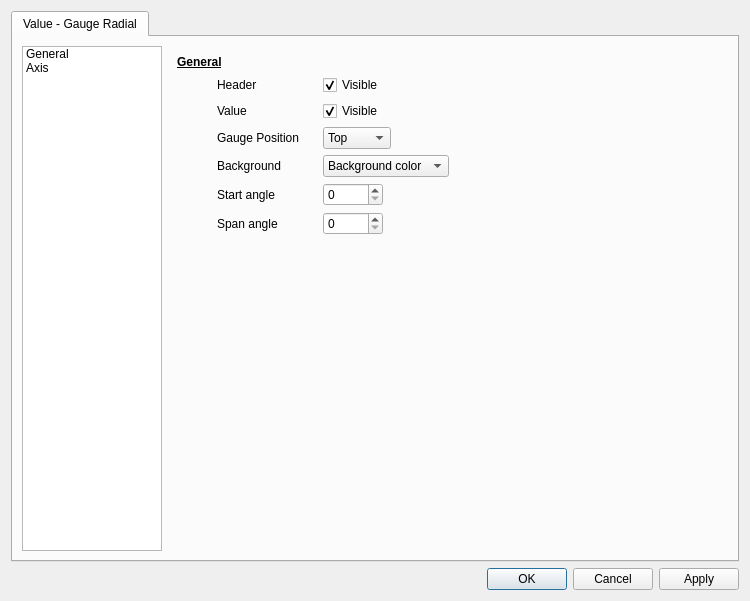
<?xml version="1.0" encoding="UTF-8"?>
<ui version="4.0">
 <class>thoht::GaugeRadialEditor</class>
 <widget class="QDialog" name="thoht::GaugeRadialEditor">
  <property name="geometry">
   <rect>
    <x>0</x>
    <y>0</y>
    <width>750</width>
    <height>601</height>
   </rect>
  </property>
  <property name="minimumSize">
   <size>
    <width>750</width>
    <height>550</height>
   </size>
  </property>
  <property name="windowTitle">
   <string>Circular Gauge</string>
  </property>
  <layout class="QVBoxLayout" name="verticalLayout_2">
   <item>
    <widget class="QTabWidget" name="tabWidget">
     <property name="currentIndex">
      <number>0</number>
     </property>
     <property name="tabsClosable">
      <bool>false</bool>
     </property>
     <widget class="QWidget" name="tab">
      <attribute name="title">
       <string>Value - Gauge Radial</string>
      </attribute>
      <layout class="QHBoxLayout" name="horizontalLayout_4">
       <item>
        <widget class="QListWidget" name="listWidget">
         <property name="minimumSize">
          <size>
           <width>140</width>
           <height>0</height>
          </size>
         </property>
         <property name="maximumSize">
          <size>
           <width>140</width>
           <height>16777215</height>
          </size>
         </property>
         <property name="editTriggers">
          <set>QAbstractItemView::NoEditTriggers</set>
         </property>
         <property name="currentRow">
          <number>-1</number>
         </property>
         <item>
          <property name="text">
           <string>General</string>
          </property>
         </item>
         <item>
          <property name="text">
           <string>Axis</string>
          </property>
         </item>
        </widget>
       </item>
       <item>
        <widget class="QStackedWidget" name="stackedWidget">
         <property name="currentIndex">
          <number>0</number>
         </property>
         <widget class="QWidget" name="generalPage">
          <layout class="QVBoxLayout" name="verticalLayout">
           <item>
            <widget class="QLabel" name="label_17">
             <property name="font">
              <font>
               <bold>true</bold>
               <underline>true</underline>
              </font>
             </property>
             <property name="text">
              <string>General</string>
             </property>
            </widget>
           </item>
           <item>
            <layout class="QHBoxLayout" name="horizontalLayout_3">
             <item>
              <spacer name="horizontalSpacer_14">
               <property name="orientation">
                <enum>Qt::Horizontal</enum>
               </property>
               <property name="sizeType">
                <enum>QSizePolicy::Fixed</enum>
               </property>
               <property name="sizeHint" stdset="0">
                <size>
                 <width>40</width>
                 <height>20</height>
                </size>
               </property>
              </spacer>
             </item>
             <item>
              <widget class="QLabel" name="label_3">
               <property name="minimumSize">
                <size>
                 <width>100</width>
                 <height>0</height>
                </size>
               </property>
               <property name="text">
                <string>Header </string>
               </property>
              </widget>
             </item>
             <item>
              <widget class="QCheckBox" name="headerCheckBox">
               <property name="minimumSize">
                <size>
                 <width>100</width>
                 <height>0</height>
                </size>
               </property>
               <property name="text">
                <string>Visible</string>
               </property>
               <property name="checked">
                <bool>true</bool>
               </property>
              </widget>
             </item>
             <item>
              <spacer name="horizontalSpacer">
               <property name="orientation">
                <enum>Qt::Horizontal</enum>
               </property>
               <property name="sizeHint" stdset="0">
                <size>
                 <width>40</width>
                 <height>20</height>
                </size>
               </property>
              </spacer>
             </item>
            </layout>
           </item>
           <item>
            <layout class="QHBoxLayout" name="horizontalLayout_5">
             <item>
              <spacer name="horizontalSpacer_15">
               <property name="orientation">
                <enum>Qt::Horizontal</enum>
               </property>
               <property name="sizeType">
                <enum>QSizePolicy::Fixed</enum>
               </property>
               <property name="sizeHint" stdset="0">
                <size>
                 <width>40</width>
                 <height>20</height>
                </size>
               </property>
              </spacer>
             </item>
             <item>
              <widget class="QLabel" name="label_4">
               <property name="minimumSize">
                <size>
                 <width>100</width>
                 <height>0</height>
                </size>
               </property>
               <property name="text">
                <string>Value</string>
               </property>
              </widget>
             </item>
             <item>
              <widget class="QCheckBox" name="valueCheckBox">
               <property name="minimumSize">
                <size>
                 <width>100</width>
                 <height>0</height>
                </size>
               </property>
               <property name="text">
                <string>Visible</string>
               </property>
               <property name="checked">
                <bool>true</bool>
               </property>
              </widget>
             </item>
             <item>
              <spacer name="horizontalSpacer_2">
               <property name="orientation">
                <enum>Qt::Horizontal</enum>
               </property>
               <property name="sizeHint" stdset="0">
                <size>
                 <width>40</width>
                 <height>20</height>
                </size>
               </property>
              </spacer>
             </item>
            </layout>
           </item>
           <item>
            <layout class="QHBoxLayout" name="horizontalLayout_2">
             <item>
              <spacer name="horizontalSpacer_21">
               <property name="orientation">
                <enum>Qt::Horizontal</enum>
               </property>
               <property name="sizeType">
                <enum>QSizePolicy::Fixed</enum>
               </property>
               <property name="sizeHint" stdset="0">
                <size>
                 <width>40</width>
                 <height>20</height>
                </size>
               </property>
              </spacer>
             </item>
             <item>
              <widget class="QLabel" name="label_13">
               <property name="minimumSize">
                <size>
                 <width>100</width>
                 <height>0</height>
                </size>
               </property>
               <property name="text">
                <string>Gauge Position</string>
               </property>
              </widget>
             </item>
             <item>
              <widget class="QComboBox" name="positionComboBox">
               <item>
                <property name="text">
                 <string>Top</string>
                </property>
               </item>
               <item>
                <property name="text">
                 <string>Middle</string>
                </property>
               </item>
               <item>
                <property name="text">
                 <string>Bottom</string>
                </property>
               </item>
              </widget>
             </item>
             <item>
              <spacer name="horizontalSpacer_7">
               <property name="orientation">
                <enum>Qt::Horizontal</enum>
               </property>
               <property name="sizeHint" stdset="0">
                <size>
                 <width>40</width>
                 <height>20</height>
                </size>
               </property>
              </spacer>
             </item>
            </layout>
           </item>
           <item>
            <layout class="QHBoxLayout" name="horizontalLayout_7">
             <item>
              <spacer name="horizontalSpacer_16">
               <property name="orientation">
                <enum>Qt::Horizontal</enum>
               </property>
               <property name="sizeType">
                <enum>QSizePolicy::Fixed</enum>
               </property>
               <property name="sizeHint" stdset="0">
                <size>
                 <width>40</width>
                 <height>20</height>
                </size>
               </property>
              </spacer>
             </item>
             <item>
              <widget class="QLabel" name="label_7">
               <property name="minimumSize">
                <size>
                 <width>100</width>
                 <height>0</height>
                </size>
               </property>
               <property name="text">
                <string>Background</string>
               </property>
              </widget>
             </item>
             <item>
              <widget class="QComboBox" name="backgroundComboBox">
               <item>
                <property name="text">
                 <string>Background color</string>
                </property>
               </item>
               <item>
                <property name="text">
                 <string>Transparent</string>
                </property>
               </item>
              </widget>
             </item>
             <item>
              <spacer name="horizontalSpacer_5">
               <property name="orientation">
                <enum>Qt::Horizontal</enum>
               </property>
               <property name="sizeHint" stdset="0">
                <size>
                 <width>40</width>
                 <height>20</height>
                </size>
               </property>
              </spacer>
             </item>
            </layout>
           </item>
           <item>
            <layout class="QHBoxLayout" name="horizontalLayout_6">
             <property name="topMargin">
              <number>0</number>
             </property>
             <item>
              <spacer name="horizontalSpacer_6">
               <property name="orientation">
                <enum>Qt::Horizontal</enum>
               </property>
               <property name="sizeType">
                <enum>QSizePolicy::Fixed</enum>
               </property>
               <property name="sizeHint" stdset="0">
                <size>
                 <width>40</width>
                 <height>20</height>
                </size>
               </property>
              </spacer>
             </item>
             <item>
              <widget class="QLabel" name="label">
               <property name="minimumSize">
                <size>
                 <width>100</width>
                 <height>0</height>
                </size>
               </property>
               <property name="text">
                <string>Start angle</string>
               </property>
              </widget>
             </item>
             <item>
              <widget class="QSpinBox" name="startAngleSpinBox">
               <property name="minimumSize">
                <size>
                 <width>60</width>
                 <height>0</height>
                </size>
               </property>
               <property name="maximum">
                <number>359</number>
               </property>
              </widget>
             </item>
             <item>
              <spacer name="horizontalSpacer_4">
               <property name="orientation">
                <enum>Qt::Horizontal</enum>
               </property>
               <property name="sizeHint" stdset="0">
                <size>
                 <width>40</width>
                 <height>20</height>
                </size>
               </property>
              </spacer>
             </item>
            </layout>
           </item>
           <item>
            <layout class="QHBoxLayout" name="horizontalLayout_8">
             <property name="topMargin">
              <number>0</number>
             </property>
             <item>
              <spacer name="horizontalSpacer_20">
               <property name="orientation">
                <enum>Qt::Horizontal</enum>
               </property>
               <property name="sizeType">
                <enum>QSizePolicy::Fixed</enum>
               </property>
               <property name="sizeHint" stdset="0">
                <size>
                 <width>40</width>
                 <height>20</height>
                </size>
               </property>
              </spacer>
             </item>
             <item>
              <widget class="QLabel" name="label_6">
               <property name="minimumSize">
                <size>
                 <width>100</width>
                 <height>0</height>
                </size>
               </property>
               <property name="text">
                <string>Span angle</string>
               </property>
              </widget>
             </item>
             <item>
              <widget class="QSpinBox" name="spanAngleSpinBox">
               <property name="minimumSize">
                <size>
                 <width>60</width>
                 <height>0</height>
                </size>
               </property>
               <property name="minimum">
                <number>0</number>
               </property>
               <property name="maximum">
                <number>360</number>
               </property>
              </widget>
             </item>
             <item>
              <spacer name="horizontalSpacer_17">
               <property name="orientation">
                <enum>Qt::Horizontal</enum>
               </property>
               <property name="sizeHint" stdset="0">
                <size>
                 <width>40</width>
                 <height>20</height>
                </size>
               </property>
              </spacer>
             </item>
            </layout>
           </item>
           <item>
            <spacer name="verticalSpacer">
             <property name="orientation">
              <enum>Qt::Vertical</enum>
             </property>
             <property name="sizeHint" stdset="0">
              <size>
               <width>20</width>
               <height>40</height>
              </size>
             </property>
            </spacer>
           </item>
          </layout>
         </widget>
         <widget class="QWidget" name="axisPage">
          <layout class="QVBoxLayout" name="verticalLayout_5">
           <item>
            <widget class="QLabel" name="label_18">
             <property name="font">
              <font>
               <bold>true</bold>
               <underline>true</underline>
              </font>
             </property>
             <property name="text">
              <string>Axis</string>
             </property>
            </widget>
           </item>
           <item>
            <layout class="QHBoxLayout" name="horizontalLayout_10">
             <item>
              <spacer name="horizontalSpacer_11">
               <property name="orientation">
                <enum>Qt::Horizontal</enum>
               </property>
               <property name="sizeType">
                <enum>QSizePolicy::Fixed</enum>
               </property>
               <property name="sizeHint" stdset="0">
                <size>
                 <width>40</width>
                 <height>20</height>
                </size>
               </property>
              </spacer>
             </item>
             <item>
              <widget class="QLabel" name="label_11">
               <property name="minimumSize">
                <size>
                 <width>100</width>
                 <height>0</height>
                </size>
               </property>
               <property name="text">
                <string>Ticks</string>
               </property>
              </widget>
             </item>
             <item>
              <widget class="QCheckBox" name="ticksCheckBox">
               <property name="minimumSize">
                <size>
                 <width>100</width>
                 <height>0</height>
                </size>
               </property>
               <property name="text">
                <string>Visible</string>
               </property>
               <property name="checked">
                <bool>true</bool>
               </property>
              </widget>
             </item>
             <item>
              <spacer name="horizontalSpacer_9">
               <property name="orientation">
                <enum>Qt::Horizontal</enum>
               </property>
               <property name="sizeHint" stdset="0">
                <size>
                 <width>40</width>
                 <height>20</height>
                </size>
               </property>
              </spacer>
             </item>
            </layout>
           </item>
           <item>
            <layout class="QHBoxLayout" name="horizontalLayout_11">
             <item>
              <spacer name="horizontalSpacer_12">
               <property name="orientation">
                <enum>Qt::Horizontal</enum>
               </property>
               <property name="sizeType">
                <enum>QSizePolicy::Fixed</enum>
               </property>
               <property name="sizeHint" stdset="0">
                <size>
                 <width>40</width>
                 <height>20</height>
                </size>
               </property>
              </spacer>
             </item>
             <item>
              <widget class="QLabel" name="label_12">
               <property name="minimumSize">
                <size>
                 <width>100</width>
                 <height>0</height>
                </size>
               </property>
               <property name="text">
                <string>Labels</string>
               </property>
              </widget>
             </item>
             <item>
              <widget class="QCheckBox" name="labelsCheckBox">
               <property name="minimumSize">
                <size>
                 <width>100</width>
                 <height>0</height>
                </size>
               </property>
               <property name="text">
                <string>Visible</string>
               </property>
               <property name="checked">
                <bool>true</bool>
               </property>
              </widget>
             </item>
             <item>
              <spacer name="horizontalSpacer_10">
               <property name="orientation">
                <enum>Qt::Horizontal</enum>
               </property>
               <property name="sizeHint" stdset="0">
                <size>
                 <width>40</width>
                 <height>20</height>
                </size>
               </property>
              </spacer>
             </item>
            </layout>
           </item>
           <item>
            <layout class="QHBoxLayout" name="horizontalLayout_12">
             <item>
              <spacer name="horizontalSpacer_18">
               <property name="orientation">
                <enum>Qt::Horizontal</enum>
               </property>
               <property name="sizeType">
                <enum>QSizePolicy::Fixed</enum>
               </property>
               <property name="sizeHint" stdset="0">
                <size>
                 <width>40</width>
                 <height>20</height>
                </size>
               </property>
              </spacer>
             </item>
             <item>
              <widget class="QLabel" name="label_14">
               <property name="minimumSize">
                <size>
                 <width>100</width>
                 <height>0</height>
                </size>
               </property>
               <property name="text">
                <string>Base Line</string>
               </property>
              </widget>
             </item>
             <item>
              <widget class="QCheckBox" name="lineCheckBox">
               <property name="minimumSize">
                <size>
                 <width>100</width>
                 <height>0</height>
                </size>
               </property>
               <property name="text">
                <string>Visible</string>
               </property>
               <property name="checked">
                <bool>true</bool>
               </property>
              </widget>
             </item>
             <item>
              <spacer name="horizontalSpacer_19">
               <property name="orientation">
                <enum>Qt::Horizontal</enum>
               </property>
               <property name="sizeHint" stdset="0">
                <size>
                 <width>40</width>
                 <height>20</height>
                </size>
               </property>
              </spacer>
             </item>
            </layout>
           </item>
           <item>
            <layout class="QHBoxLayout" name="horizontalLayout">
             <item>
              <spacer name="horizontalSpacer_13">
               <property name="orientation">
                <enum>Qt::Horizontal</enum>
               </property>
               <property name="sizeType">
                <enum>QSizePolicy::Fixed</enum>
               </property>
               <property name="sizeHint" stdset="0">
                <size>
                 <width>40</width>
                 <height>20</height>
                </size>
               </property>
              </spacer>
             </item>
             <item>
              <widget class="QLabel" name="label_5">
               <property name="minimumSize">
                <size>
                 <width>100</width>
                 <height>0</height>
                </size>
               </property>
               <property name="text">
                <string>Range</string>
               </property>
              </widget>
             </item>
             <item>
              <widget class="QComboBox" name="rangeComboBox">
               <item>
                <property name="text">
                 <string>Automatic scale</string>
                </property>
               </item>
               <item>
                <property name="text">
                 <string>Parameter range</string>
                </property>
               </item>
               <item>
                <property name="text">
                 <string>Custom scale</string>
                </property>
               </item>
              </widget>
             </item>
             <item>
              <spacer name="horizontalSpacer_3">
               <property name="orientation">
                <enum>Qt::Horizontal</enum>
               </property>
               <property name="sizeHint" stdset="0">
                <size>
                 <width>40</width>
                 <height>20</height>
                </size>
               </property>
              </spacer>
             </item>
            </layout>
           </item>
           <item>
            <widget class="QWidget" name="scaleWidget" native="true">
             <property name="enabled">
              <bool>false</bool>
             </property>
             <layout class="QHBoxLayout" name="horizontalLayout_9">
              <property name="leftMargin">
               <number>0</number>
              </property>
              <property name="topMargin">
               <number>0</number>
              </property>
              <property name="rightMargin">
               <number>0</number>
              </property>
              <property name="bottomMargin">
               <number>0</number>
              </property>
              <item>
               <widget class="QLabel" name="label_2">
                <property name="minimumSize">
                 <size>
                  <width>100</width>
                  <height>0</height>
                 </size>
                </property>
                <property name="text">
                 <string/>
                </property>
               </widget>
              </item>
              <item>
               <layout class="QVBoxLayout" name="verticalLayout_3">
                <item>
                 <widget class="QLabel" name="label_9">
                  <property name="minimumSize">
                   <size>
                    <width>100</width>
                    <height>0</height>
                   </size>
                  </property>
                  <property name="text">
                   <string>Minimum</string>
                  </property>
                  <property name="indent">
                   <number>-1</number>
                  </property>
                 </widget>
                </item>
                <item>
                 <widget class="QLabel" name="label_10">
                  <property name="minimumSize">
                   <size>
                    <width>100</width>
                    <height>0</height>
                   </size>
                  </property>
                  <property name="text">
                   <string>Maximum</string>
                  </property>
                  <property name="indent">
                   <number>-1</number>
                  </property>
                 </widget>
                </item>
               </layout>
              </item>
              <item>
               <layout class="QVBoxLayout" name="verticalLayout_4">
                <item>
                 <widget class="QDoubleSpinBox" name="rangeMinDoubleSpinBox">
                  <property name="decimals">
                   <number>4</number>
                  </property>
                  <property name="minimum">
                   <double>-9999999999999999538762658202121142272.000000000000000</double>
                  </property>
                  <property name="maximum">
                   <double>99999999999999996863366107917975552.000000000000000</double>
                  </property>
                 </widget>
                </item>
                <item>
                 <widget class="QDoubleSpinBox" name="rangeMaxDoubleSpinBox">
                  <property name="decimals">
                   <number>4</number>
                  </property>
                  <property name="minimum">
                   <double>-9999999999999999455752309870428160.000000000000000</double>
                  </property>
                  <property name="maximum">
                   <double>999999999999999945575230987042816.000000000000000</double>
                  </property>
                 </widget>
                </item>
               </layout>
              </item>
              <item>
               <spacer name="horizontalSpacer_8">
                <property name="orientation">
                 <enum>Qt::Horizontal</enum>
                </property>
                <property name="sizeHint" stdset="0">
                 <size>
                  <width>136</width>
                  <height>20</height>
                 </size>
                </property>
               </spacer>
              </item>
             </layout>
            </widget>
           </item>
           <item>
            <spacer name="verticalSpacer_3">
             <property name="orientation">
              <enum>Qt::Vertical</enum>
             </property>
             <property name="sizeHint" stdset="0">
              <size>
               <width>20</width>
               <height>364</height>
              </size>
             </property>
            </spacer>
           </item>
          </layout>
         </widget>
        </widget>
       </item>
      </layout>
     </widget>
    </widget>
   </item>
   <item>
    <widget class="QDialogButtonBox" name="buttonBox">
     <property name="orientation">
      <enum>Qt::Horizontal</enum>
     </property>
     <property name="standardButtons">
      <set>QDialogButtonBox::Apply|QDialogButtonBox::Cancel|QDialogButtonBox::Ok</set>
     </property>
    </widget>
   </item>
  </layout>
 </widget>
 <resources/>
 <connections>
  <connection>
   <sender>buttonBox</sender>
   <signal>accepted()</signal>
   <receiver>thoht::GaugeRadialEditor</receiver>
   <slot>accept()</slot>
   <hints>
    <hint type="sourcelabel">
     <x>248</x>
     <y>254</y>
    </hint>
    <hint type="destinationlabel">
     <x>157</x>
     <y>274</y>
    </hint>
   </hints>
  </connection>
  <connection>
   <sender>buttonBox</sender>
   <signal>rejected()</signal>
   <receiver>thoht::GaugeRadialEditor</receiver>
   <slot>reject()</slot>
   <hints>
    <hint type="sourcelabel">
     <x>316</x>
     <y>260</y>
    </hint>
    <hint type="destinationlabel">
     <x>286</x>
     <y>274</y>
    </hint>
   </hints>
  </connection>
 </connections>
</ui>
